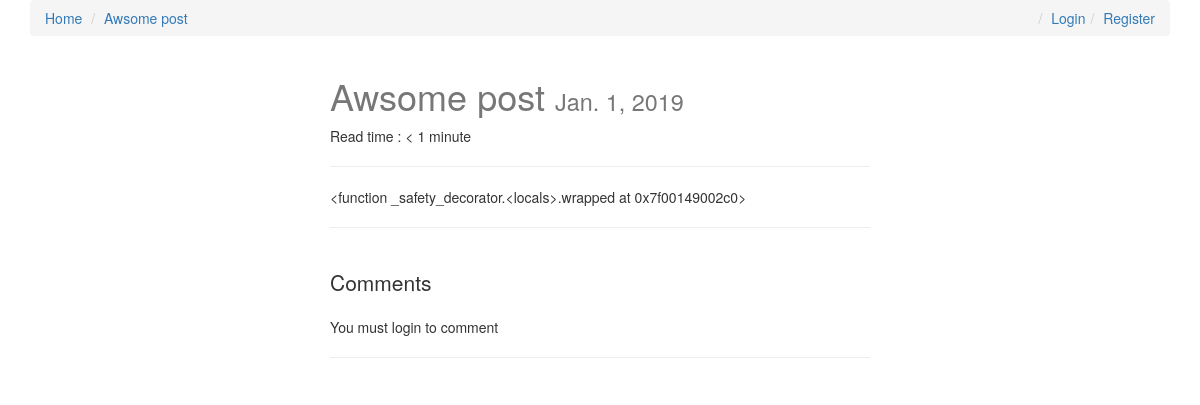
Page /awsome-post/ on the earlier database version.
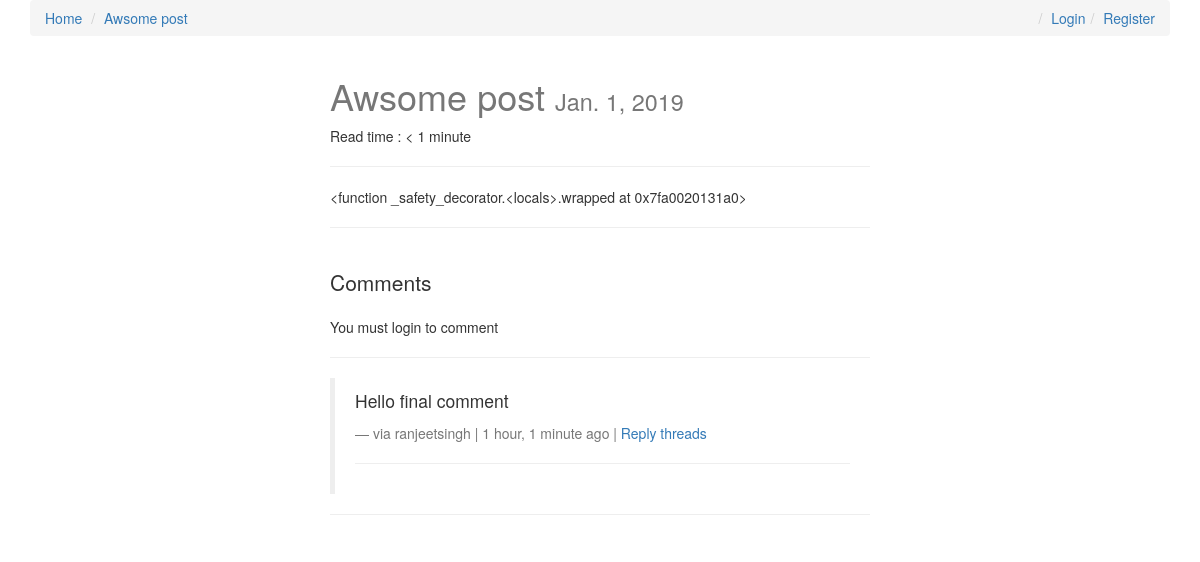
Same page on the later database version.
### posts/models.py (models this page shows)
class Post(models.Model):
    user = models.ForeignKey(settings.AUTH_USER_MODEL, default=1)
    title = models.CharField(max_length = 120)
    slug = models.SlugField(unique=True)
    image = models.ImageField(upload_to=upload_location, null=True, blank=True,
            width_field="width_field",
            height_field="height_field")
    height_field = models.IntegerField(default=0)
    width_field = models.IntegerField(default=0)
    draft = models.BooleanField(default=False)
    publish = models.DateField(auto_now=False, auto_now_add=False)
    content = models.TextField()
    updated = models.DateTimeField(auto_now = True, auto_now_add = False)
    timestamp = models.DateTimeField(auto_now = False, auto_now_add = True)
    read_time = models.IntegerField(default=0)
    objects = PostManager()
    def __str__(self):
        return self.title
    def get_absolute_url(self):
        return reverse("posts:detail", kwargs={"slug":self.slug})
    class Meta:
        ordering = ["-timestamp","-updated"]
    def get_markdown(self):
        content = self.content
        markdown_text = markdown(content)
        return mark_safe(markdown_text)
    @property
    def comments(self):
        qs = Comment.objects.filter_by_instance(self)
        return qs
    @property
    def get_content_type(self):
        content_type = ContentType.objects.get_for_model(self.__class__)
        return content_type

### comments/models.py (models this page shows, shortened)
class Comment(models.Model):
    user        = models.ForeignKey(settings.AUTH_USER_MODEL, default=1)
    content_type = models.ForeignKey(ContentType, on_delete=models.CASCADE)
    object_id = models.PositiveIntegerField()
    content_object = GenericForeignKey('content_type', 'object_id')
    parent      = models.ForeignKey("self", null=True, blank=True)
    content     = models.TextField()
    timestamp   = models.DateTimeField(auto_now_add=True)
    objects = CommentManager()
    class Meta:
        ordering = ['-timestamp']
    def __str__(self):
        return str(self.user.username)
    def get_absolute_url(self):
        return reverse("comments:thread", kwargs={"id": self.id})
    def children(self): #replies
        return Comment.objects.filter(parent=self)

### posts/views.py (the view, shortened to what this page needs)
# urls.py: url(r'^(?P<slug>[\w-]+)/$',views.post_detail,name="detail"),
def post_detail(request,slug=None):
    instance = get_object_or_404(Post,slug=slug)
    if instance.draft or instance.publish > timezone.now().date():
        if not request.user.is_staff or not request.user.is_superuser:
            raise Http404
    share_string = quote_plus(instance.content)
    read_time = get_read_time(instance.get_markdown())
    print(read_time)
    comments = instance.comments
    initial_data = {
        "content_type":instance.get_content_type,
        "object_id":instance.id
    }
    form = CommentForm(request.POST or None, initial=initial_data)
    context = {
        "instance":instance,
        "title" : "Detail",
        "share_string":share_string,
        "comments":comments,
        "comment_form":form
    }
    return render(request,"post_detail.html",context)

### comments/models.py (called while the page is built)
    def filter_by_instance(self, instance):
        content_type = ContentType.objects.get_for_model(instance.__class__)
        obj_id = instance.id
        qs = super(CommentManager, self).filter(content_type=content_type, object_id= obj_id).filter(parent=None)
        return qs

### posts/templatetags/urlify.py (called while the page is built)
@register.filter
def urlify(value):
    return quote_plus(value)

### posts/utils.py (called while the page is built)
def count_words(html_string):
    word_string = strip_tags(html_string)
    count = len(re.findall(r'\w+', word_string))
    return count

def get_read_time(html_string):
    count = count_words(html_string)
    read_time_min = math.ceil(count/200)
    return read_time_min

### templates/post_detail.html (shortened to what this page needs)
{% extends "base.html" %}
{% load urlify %}
{% load crispy_forms_tags %}
{% block post_detail_link %}
<li><a href="{{instance.get_absolute_url}}">{{instance.title}}</a></li>
{% endblock %}
{% block content %}
<div class="col-sm-6 col-sm-offset-3">
    <h1>{{instance.title}} <small>{{instance.publish}}</small> </h1>
    <p>Read time : {% if instance.read_time <= 1 %} < {{instance.read_time}} minute {% else %}{{instance.read_time}} minutes {% endif %} </p>
    <p>
        <hr />
    </p>
    <div class="row">
        <div class="col-sm-12">
            <div class="post-detail-item">{{instance.get_markdown }}</div>
            <hr />
            <br />
            <div>
                <p class="lead">Comments</p>
                {% if request.user.is_authenticated %}
                <form action="" method="POST">{% csrf_token %}
                    {{comment_form | crispy }}
                    <input type="submit" value="Post comment" class="btn btn-default">
                </form>
                {% else %}
                <p>You must login to comment</p>
                {% endif %}
                <hr />
                {% for comments in comments %}
                <blockquote>
                    <p> {{comments.content}}</p>
                    <footer>via {{ comments.user }} | {{ comments.timestamp|timesince }} ago |
                         <a
                            class='comment-reply-btn' href='#'>Reply</a> <a href="{{comments.get_absolute_url}}">threads</a> </footer>
                    <hr>
                </blockquote>
                <hr />
                {% endfor %}
            </div>
        </div>
    </div>
</div>
{% endblock content %}

Differences in the rows shown:
computed for Post "Awsome post": get_markdown "<function _safety_decorator.<locals>.wrapped at 0x7f00149002c0>" → "<function _safety_decorator.<locals>.wrapped at 0x7fa0020131a0>"
added Comment: content "Hello final comment", user "ranjeetsingh", timestamp "1 hour, 1 minute"
